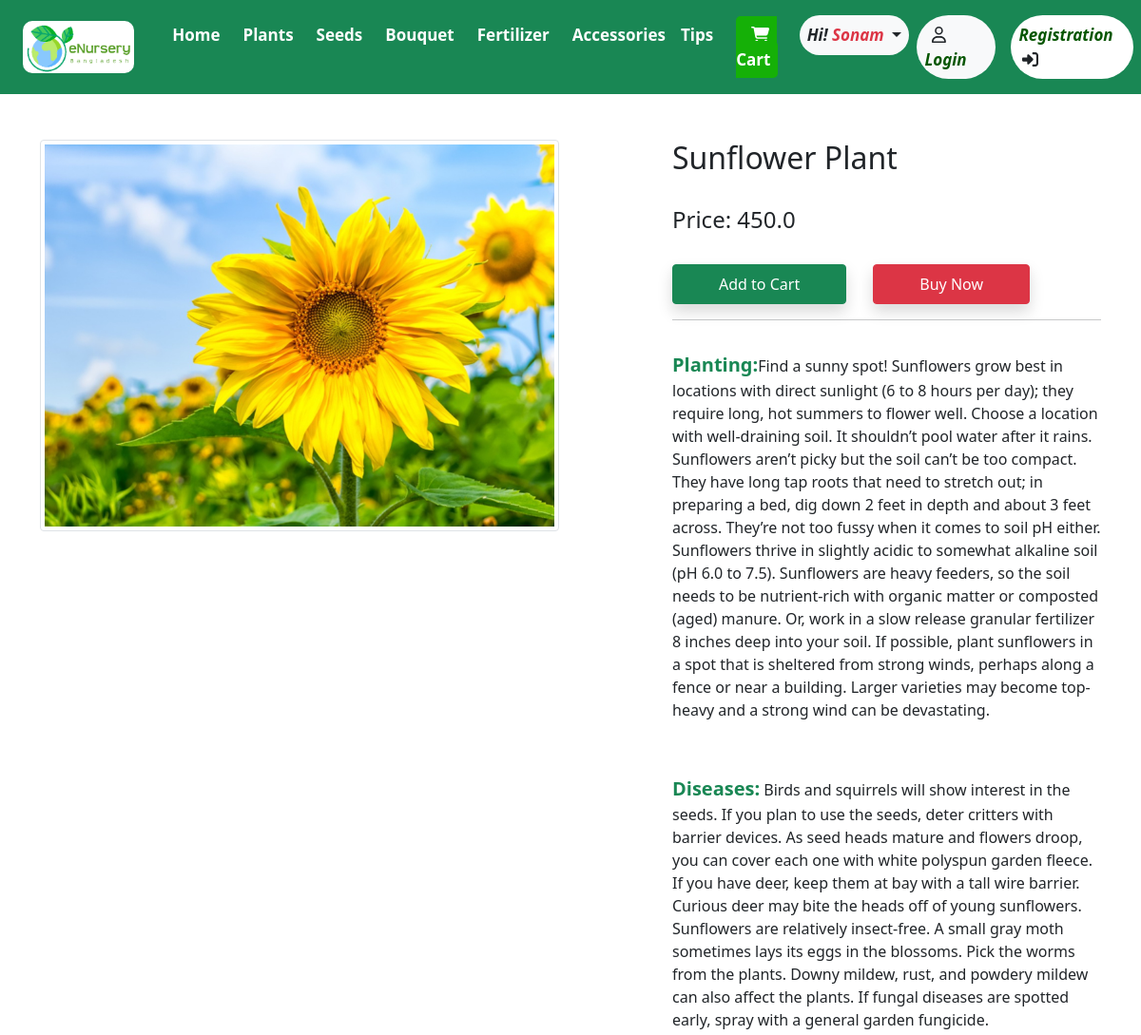
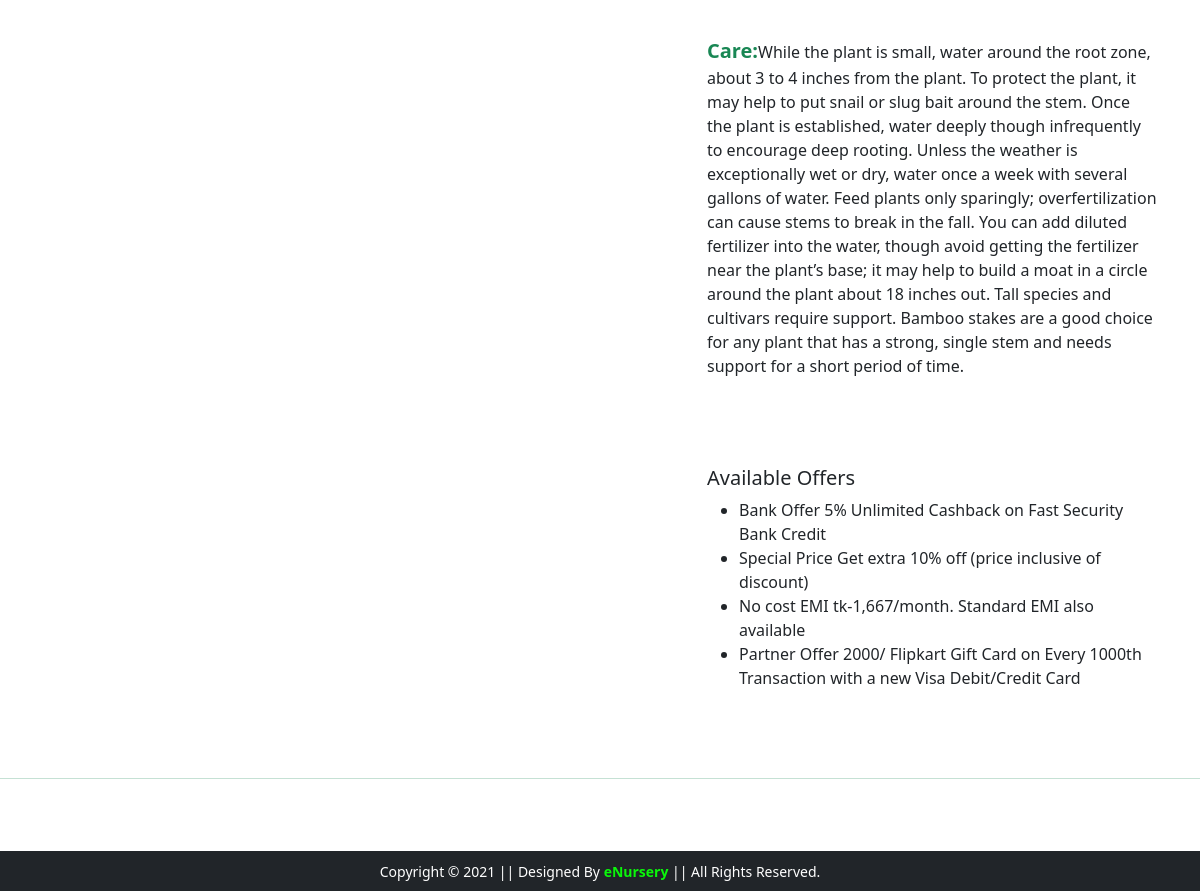
Screenshot of /product-detail/2 with the database file from the repository (2 pictures, top to bottom).
### app/models.py (models this page shows, shortened)
class Product(models.Model):
    title = models.CharField(max_length=60)
    price = models.FloatField(max_length=10)
    planting = models.TextField(max_length=10000, blank=True)
    care = models.TextField(max_length=10000, blank=True)
    diseases = models.TextField(max_length=1000, blank=True)
    uses = models.TextField(max_length=1000, blank=True)
    grade = models.CharField(max_length=20)
    category = models.CharField(choices=CATEGORY_CHOICE, max_length=20)
    product_image = models.ImageField(upload_to='productimg')

### app/views.py (the view)
# urls.py: path('product-detail/<int:pk>', views.ProductDetailView.as_view(), name='product-detail'),
class ProductDetailView(View):
    def get(self, request, pk):
        product = Product.objects.get(pk=pk)
        return render(request, 'app/productdetail.html', {'product': product})

### app/templates/app/productdetail.html (shortened to what this page needs)
{% extends 'app/base.html' %}
{% load static %}
{% block main-content %}
<div class="container my-5">
 <div class="row">
  <div class="col-sm-6 text-center align-self-lg-start">
   <img src="{{product.product_image.url}}" alt="" class="img-fluid img-thumbnail">
  </div>
  <div class="col-sm-5 offset-sm-1">
   <h2>{{product.title}}</h2> <br>
   <h4>Price: {{product.price}}</h4> <br>
   <a href="{% url 'add-to-cart' %}" class="btn btn-success shadow px-5 py-2">Add to Cart</a>
   <a href="{% url 'buy-now' %}" class="btn btn-danger shadow px-5 py-2 ms-4">Buy Now</a>
   <hr>
    <p class="py-3"><span class="fw-bold text-success fs-5">Planting:</span>{{product.planting}}</p> <br>
    <p><span class="fw-bold text-success fs-5">Diseases:</span> {{product.diseases}}</p> <br>
    <p><span class="fw-bold text-success fs-5">Care:</span>{{product.care}}  </p> <br>
   <h5 class="mt-5">Available Offers</h5>
   <ul>
    <li>Bank Offer 5% Unlimited Cashback on Fast Security Bank Credit</li>
    <li>Special Price Get extra 10% off (price inclusive of discount)</li>
    <li>No cost EMI tk-1,667/month. Standard EMI also available</li>
    <li>Partner Offer 2000/ Flipkart Gift Card on Every 1000th Transaction with a new Visa Debit/Credit Card</li>
   </ul>
  </div>
 </div>
</div>
{% endblock main-content %}

### rows the page displays
Product: product_image (picture), title "Sunflower Plant", price "450.0", planting "Find a sunny spot! Sunflowers grow best in locations with direct sunlight (6 to 8 hours per day); they require long, hot summers to flower well. Choose a location with well-draining soil. It shouldn’t pool water after it rains. Sunflowers aren’t picky but the soil can’t be too compact. They have long tap roots that need to stretch out; in preparing a bed, dig down 2 feet in depth and about 3 feet across. They’re not too fussy when it comes to soil pH either. Sunflowers thrive in slightly acidic to somewhat alkaline soil (pH 6.0 to 7.5). Sunflowers are heavy feeders, so the soil needs to be nutrient-rich with organic matter or composted (aged) manure. Or, work in a slow release granular…", diseases "Birds and squirrels will show interest in the seeds. If you plan to use the seeds, deter critters with barrier devices. As seed heads mature and flowers droop, you can cover each one with white polyspun garden fleece. If you have deer, keep them at bay with a tall wire barrier. Curious deer may bite the heads off of young sunflowers. Sunflowers are relatively insect-free. A small gray moth sometimes lays its eggs in the blossoms. Pick the worms from the plants. Downy mildew, rust, and powdery mildew can also affect the plants. If fungal diseases are spotted early, spray with a general garden fungicide.", care "While the plant is small, water around the root zone, about 3 to 4 inches from the plant. To protect the plant, it may help to put snail or slug bait around the stem. Once the plant is established, water deeply though infrequently to encourage deep rooting. Unless the weather is exceptionally wet or dry, water once a week with several gallons of water. Feed plants only sparingly; overfertilization can cause stems to break in the fall. You can add diluted fertilizer into the water, though avoid getting the fertilizer near the plant’s base; it may help to build a moat in a circle around the plant about 18 inches out. Tall species and cultivars require support. Bamboo stakes are a good choice…"
